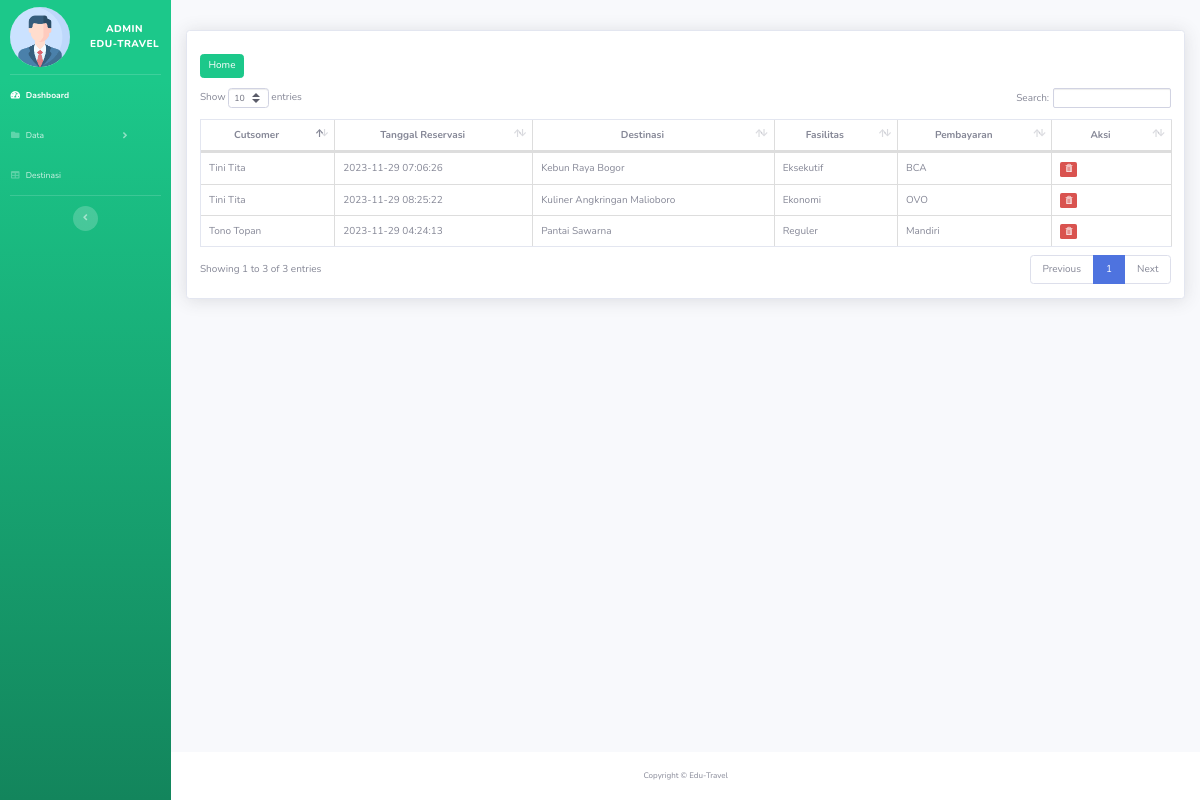
Page /travelling/admin_page/reservasi/reservasi.php (signed in) on the earlier database version.
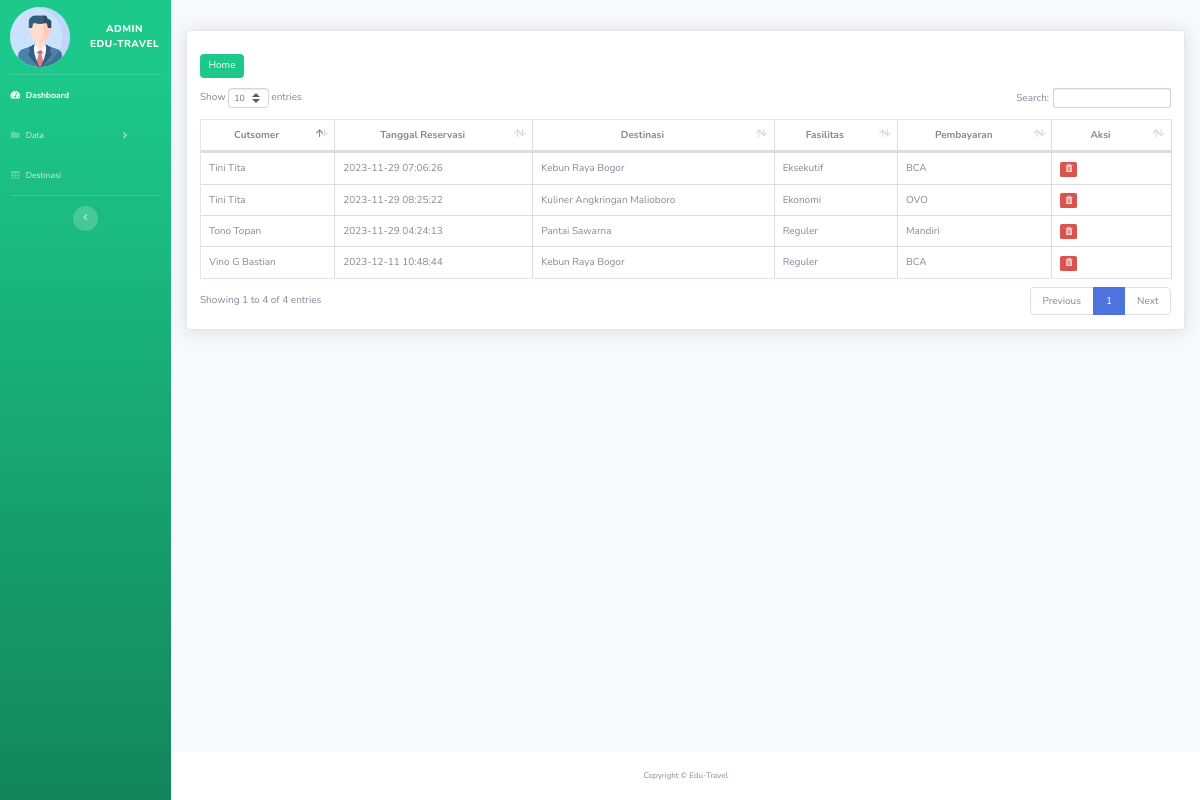
Same page on the later database version.
### tables this page shows
CREATE TABLE `reservasi` (
  `id_reservasi` int(11) NOT NULL,
  `id_customer` int(11) NOT NULL,
  `reservasi_tanggal` datetime NOT NULL,
  `id_destinasi` int(11) NOT NULL,
  `id_fasilitas` int(11) NOT NULL,
  `id_pembayaran` int(11) NOT NULL
);

CREATE TABLE `customer` (
  `id_customer` int(11) NOT NULL,
  `username` varchar(25) NOT NULL,
  `password` varchar(255) NOT NULL,
  `nama` varchar(50) NOT NULL,
  `email` varchar(50) NOT NULL,
  `telepon` varchar(13) NOT NULL
);

CREATE TABLE `destinasi` (
  `id_destinasi` int(11) NOT NULL,
  `nama_destinasi` varchar(100) NOT NULL,
  `gambar` text NOT NULL,
  `lokasi` varchar(250) NOT NULL,
  `harga` decimal(10,2) NOT NULL,
  `deskripsi` varchar(500) NOT NULL,
  `id_kategori` int(11) NOT NULL
);

CREATE TABLE `fasilitas` (
  `id_fasilitas` int(11) NOT NULL,
  `tipe` varchar(25) NOT NULL,
  `keterangan` varchar(500) NOT NULL
);

CREATE TABLE `pembayaran` (
  `id_pembayaran` int(11) NOT NULL,
  `metode` varchar(25) NOT NULL,
  `biaya_admin` int(11) NOT NULL
);

### travelling/admin_page/reservasi/reservasi.php (the view, shortened to what the changed rows need)
<!DOCTYPE html>
<html lang="en">
<head>
    <link href="../vendor/fontawesome-free/css/all.min.css" rel="stylesheet" type="text/css">
    <link rel="stylesheet" href="https://maxcdn.bootstrapcdn.com/bootstrap/3.4.1/css/bootstrap.min.css">
    <link href="../css/sb-admin-2.min.css" rel="stylesheet">
    <link href="../vendor/datatables/dataTables.bootstrap4.min.css" rel="stylesheet">
</head>
<body id="page-top">
    <div id="wrapper">
        <div id="content-wrapper" class="d-flex flex-column">
            <div id="content">
                <div class="container">
                    <div class="card shadow mb-4 mt-5">
                        <div class="card-body">
                            <div class="table-responsive">
                                <a class="btn btn-success" style="margin-bottom:10px; margin-top:10px"
                                    href="../index.php">Home</a>
                                <table class="table table-bordered" id="dataTable" width="100%" cellspacing="0">
                                    <thead>
                                        <tr style="text-align: center;">
                                            <th>Cutsomer</th>
                                            <th>Tanggal Reservasi</th>
                                            <th>Destinasi</th>
                                            <th>Fasilitas</th>
                                            <th>Pembayaran</th>
                                            <th style="width: 80px;">Aksi</th>
                                        </tr>
                                    </thead>
                                    <tbody>
                                        <?php
                                        require_once '../../koneksi.php';
                                        $sql = "SELECT r.id_reservasi, r.reservasi_tanggal, c.id_customer, c.nama, d.id_destinasi, d.nama_destinasi, f.id_fasilitas, f.tipe, p.id_pembayaran, p.metode FROM reservasi AS r JOIN customer AS c ON r.id_customer=c.id_customer JOIN destinasi AS d ON r.id_destinasi=d.id_destinasi JOIN fasilitas AS f ON r.id_fasilitas=f.id_fasilitas JOIN pembayaran AS p ON r.id_pembayaran=p.id_pembayaran";
                                        $query = mysqli_query($koneksi, $sql);
                                        while ($data = mysqli_fetch_array($query)) {
                                            ?>
                                            <tr>
                                                <td>
                                                    <?= $data['nama']; ?>
                                                </td>
                                                <td>
                                                    <?= $data['reservasi_tanggal']; ?>
                                                </td>
                                                <td>
                                                    <?= $data['nama_destinasi']; ?>
                                                </td>
                                                <td>
                                                    <?= $data['tipe']; ?>
                                                </td>
                                                <td>
                                                    <?= $data['metode']; ?>
                                                </td>
                                                <td>
                                                    <a href="hapus.php?id_reservasi=<?php echo $data["id_reservasi"] ?>"
                                                        class="label label-danger "> <span
                                                            class="glyphicon glyphicon-trash"></span>
                                                    </a>
                                                </td>
                                            </tr>
                                        <?php } ?>
                                    </tbody>
                                </table>
                            </div>
                        </div>
                    </div>
                </div>
            </div>
        </div>
    </div>
</body>
</html>

Differences in the rows shown:
added reservasi: id_customer.nama "Vino G Bastian", reservasi_tanggal "2023-12-11 10:48:44", id_destinasi.nama_destinasi "Kebun Raya Bogor", id_fasilitas.tipe "Reguler", id_pembayaran.metode "BCA"
Other differences:
text written by a page script: "Show entries Search: Showing 1 to 3 of 3 entries Previous 1 Next" → "Show entries Search: Showing 1 to 4 of 4 entries Previous 1 Next"
